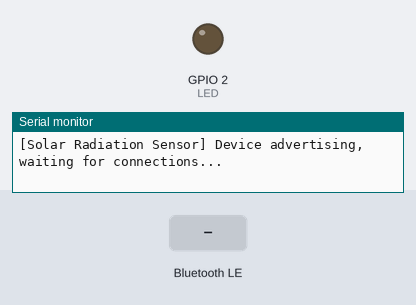
A program run on a simulated ESP32. Shown: output pins drawn as LEDs (lit = HIGH), the last lines printed to the serial monitor. The test bench sets the inputs (shaded band). Nothing arrives over Bluetooth unless stated; a phone connects over Bluetooth LE 3 s after start; pins used as bus, display or sensor lines are not drawn.

Above: at 1.2 s.
1.3 s: Bluetooth LE write "ACTUATOR" received
At 4.0 s:
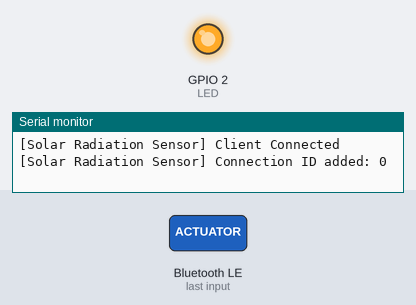
4.3 s: Bluetooth LE write "1" received
Timing chart, 0 to 7.3 s (numbered marks = the images above; inputs shaded):
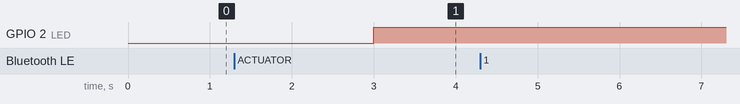

The program:

main.cpp
```cpp
/*
 * This is the main controller application that connects to the BLE devices (nodes) and recieves/sends messages to them.
 *
 * Code is part of the IoT project for the course "34346 Networking technologies and application development for Internet
 * of Things (IoT)" at the Technical University of Denmark.
 *
 * Code is based on the examples from the ArduinoBLE library, github link -> https://github.com/nkolban/ESP32_BLE_Arduino
 */
/*
  STATE MACHINE: -FIRST_CONNECTION
                 -LOW_CONSUMPTION
                 -ACTUATOR_MODE

  * FIRST_CONNECTION: State waiting for the first time the sensor conencts to device
  * LOW_CONSUMTPION: State when actuator is not needed. Send sensor value and sleeps for TIME_TO_SLEEP_LOW_CONSUMPTION .
  * ACTUATOR_MODE: State when actuator is needed. Send sensor values every interval value.
  *
  * Water Level sensor : ESP32 pin GPIO17 connected to sensor's VCC pin
  *                       ESP32 pin GPIO36 (ADC0) connected to sensor's signal pin
  * LED_BUILTIN is used to represent the state of the actuator
*/

#include <Arduino.h>
#include <BLEDevice.h>
#include <BLEUtils.h>
#include <BLEServer.h>
#include <math.h>

#define SERVICE_UUID "9E61059E-B1CF-4953-A632-39CFD6A97255"
#define CHARACTERISTIC_UUID "beb5483e-36e1-4688-b7f5-ea07361b26a8"
#define uS_TO_S_FACTOR 1000000ULL  /* Conversion factor for micro seconds to seconds */
#define TIME_TO_SLEEP_LOW_CONSUMPTION  60        /* Time ESP32 will go to sleep (in seconds) (5 minutes)*/
#define TIME_TO_SLEEP_ACTUATOR_MODE 30 /* Time ESP32 will go to sleep (in seconds)*/
#define CHARACTERISTIC_UUID_ACK "beb5483e-36e1-4688-b7f5-ea07361b26a9"
#define LED 2
#define POWER_PIN  17 // ESP32 pin GPIO17 connected to sensor's VCC pin
#define SIGNAL_PIN 36 // ESP32 pin GPIO36 (ADC0) connected to sensor's signal pin


BLEServer *pServer = nullptr; // Pointer to BLE Server
BLEService *pService = nullptr; // Pointer to BLE Service
BLECharacteristic *pCharacteristic = nullptr; // Pointer to BLE Characteristic
BLECharacteristic *pCharacteristicAck = nullptr;
std::vector<uint32_t> connectionIDs; // Vector to track client connection IDs

unsigned long previousMillis = 0; // Store last time a message was sent.
const long interval = 30000;       // Interval at which to send message (milliseconds).

RTC_DATA_ATTR int bootCount = 0;
RTC_DATA_ATTR bool stateMachineStarted = false;
// RTC_DATA_ATTR float safeReadValue=0; /*HARDCODE*/

/*State Machine*/
enum States {
  FIRST_CONNECTION,
  LOW_CONSUMPTION,
  ACTUATOR_MODE
};

States currentState;
bool transition=false; //to know when a transition happens
bool messageACK=false; //ACK message. So this way, we are sure the value is received
bool sendMessage=false; //to know when message should be sent
float readValue;
// Function to transition to a new state
void changeState(States nextState){
  currentState=nextState;
  transition=true;
}

bool send_message_to_device(String message){

  if(message==nullptr || pCharacteristic==nullptr) return false;

  pCharacteristic->setValue(message.c_str()); // Set the characteristic value to some message.
  pCharacteristic->notify();                        // Notify the characteristic value to the client.

  sendMessage=false;
  return true;
}
/*function to formatData that will be sent to the master*/
String formatData(float value) {
  return String(value);
}

void print_current_state(){
  Serial.print("[Solar Radiation Sensor] Current State: ");
  switch(currentState){
    case FIRST_CONNECTION:
      Serial.println("FIRST_CONNECTION");
      break;
    case LOW_CONSUMPTION:
      Serial.println("LOW_CONSUMPTION");
      break;
    case ACTUATOR_MODE:
      Serial.println("ACTUATOR_MODE");
      break;
  }
}
/*
 * This class is used to define the callback function for the characteristic.
 * It is used to read the value of the characteristic.
*/
class MyCharacteristicCallbacks: public BLECharacteristicCallbacks {
  void onWrite(BLECharacteristic *characteristic) {
    std::string value = characteristic->getValue();

    if (value.length() > 0) {
      Serial.print("[Solar Radiation Sensor] Received Value: ");
      for (int i = 0; i < value.length(); i++)
        Serial.print(value[i]);
      Serial.println();
    }

    /*if value is "LOW" the state changes for LOW_CONSUMPTION*/
    if (value == "LOW" && currentState!=LOW_CONSUMPTION) {     // confirm this way to compare works
      // Change the state to LOW_CONSUMPTION
      changeState(LOW_CONSUMPTION);
      print_current_state();
    }
    else if (value == "ACTUATOR" && currentState!=ACTUATOR_MODE) {
      changeState(ACTUATOR_MODE);
      print_current_state();
      sendMessage=false;
    }
    else{
      Serial.println("[Solar Radiation Sensor] Keep the same State");
      print_current_state();
    }
    if(stateMachineStarted) messageACK=true;
    else{
      stateMachineStarted=true; //MainController sends signal to start the State Machine
      sendMessage=true;
    }
  }
};

class ServerCallbacks : public BLEServerCallbacks {
    void onConnect(BLEServer* pServer, esp_ble_gatts_cb_param_t *param) {
        Serial.println("[Solar Radiation Sensor] Client Connected");
        uint32_t connId = param->connect.conn_id; // Get the connection ID
        connectionIDs.push_back(connId); // Add connection ID to the list
        Serial.print("[Solar Radiation Sensor] Connection ID added: ");
        Serial.println(connId);
        // Add client to connections list
    }

    void onDisconnect(BLEServer* pServer) {
        Serial.println("[Solar Radiation Sensor] Client Disconnected");
        connectionIDs.clear();
        Serial.println("[Solar Radiation Sensor] All connection IDs cleared (simple example)");
        Serial.println("[Solar Radiation Sensor] Trying to reconnect...");
        BLEDevice::startAdvertising();
        // Remove client from connections list
    }
};

void setup() {


    Serial.begin(115200);
    pinMode(POWER_PIN, OUTPUT);   // configure pin as an OUTPUT
    digitalWrite(POWER_PIN, LOW); // turn the sensor OFF

    BLEDevice::init("SensorSolarRadiation");                // Initialize the BLE device.
    pServer = BLEDevice::createServer();              // Create the BLE Server.
    pServer->setCallbacks(new ServerCallbacks());     // Set server callbacks
    pService = pServer->createService(SERVICE_UUID);  // Create the BLE Service.
    pCharacteristic = pService->createCharacteristic( // Create a BLE Characteristic, which will be used to read, write and notify.
                        CHARACTERISTIC_UUID,
                        BLECharacteristic::PROPERTY_READ |
                        BLECharacteristic::PROPERTY_WRITE |
                        BLECharacteristic::PROPERTY_NOTIFY
                      );
    pCharacteristicAck = pService->createCharacteristic( // Create a BLE Characteristic, which will be used to read, write and notify.
                        CHARACTERISTIC_UUID_ACK,
                        BLECharacteristic::PROPERTY_READ |
                        BLECharacteristic::PROPERTY_WRITE
                      );
    pCharacteristicAck->setCallbacks(new MyCharacteristicCallbacks()); // Set the callback function for the characteristic.
    pService->start();                                              // Start the service.

    BLEAdvertising *pAdvertising = BLEDevice::getAdvertising();     // Get the advertising object, to make the device will
    pAdvertising->addServiceUUID(SERVICE_UUID);                     // Add the service UUID to the advertising object.
    pAdvertising->setScanResponse(true);                            // Set the scan response to true, so the device will be visible to other devices.
    pAdvertising->setMinPreferred(0x12);                            // Set the minimum preferred interval value to 0x12 (shorter interval means faster connection, means more power consumption).
    BLEDevice::startAdvertising();                                  // Start advertising (now the device is visible to other devices).

    Serial.println("[Solar Radiation Sensor] Device advertising, waiting for connections...");
    pinMode(LED, OUTPUT);

    /*If it's not the starting and setup is run, it means it comes from a deep sleep mode*/
    if(bootCount==0) currentState=FIRST_CONNECTION;
    else if(bootCount==1){
      currentState=LOW_CONSUMPTION;
      sendMessage=true;
      delay(10000);
    }
    else if(bootCount=2) currentState=ACTUATOR_MODE;

}

void loop() {
  unsigned long currentMillis = millis(); // Get the current time in milliseconds.

  if (currentMillis - previousMillis >= interval) {
    previousMillis = currentMillis;
    print_current_state();
    Serial.print("The water sensor value: ");
    Serial.println(readValue);
    if(currentState==ACTUATOR_MODE){
      sendMessage=true;
    }
  }

  /*
  if (connectionIDs.size() > 0 && currentState==FIRST_CONNECTION) {
    changeState(LOW_CONSUMPTION);
    sendMessage=true;
  } */

  /*Check if device is connected, if it's not Advertise. If it's perform State Machine actions*/
  if (connectionIDs.size() > 0){
    switch(currentState){
      case LOW_CONSUMPTION:
              if(transition){
              /*
              Stop actuator
              */
              digitalWrite(LED, LOW);
              transition=false;
              }
              /* ESP goes to sleep when message is acknowledged*/
              if(messageACK){
                bootCount= currentState; //to save state before sleep mode
                esp_sleep_enable_timer_wakeup(TIME_TO_SLEEP_LOW_CONSUMPTION * uS_TO_S_FACTOR);
                Serial.println("[Solar Radiation Sensor] Setup ESP32 to deep sleep for " + String(TIME_TO_SLEEP_LOW_CONSUMPTION) +" Seconds");
                Serial.println("[Solar Radiation Sensor] Entering Deep Sleep Mode...");
                Serial.flush();
                esp_deep_sleep_start();
              }
              break;
      case ACTUATOR_MODE:
              bootCount= currentState; //to keep the current state saved in RTC
              /*
              esp_sleep_enable_timer_wakeup(TIME_TO_SLEEP_ACTUATOR_MODE * uS_TO_S_FACTOR);
              Serial.println("[Solar Radiation Sensor] Setup ESP32 to deep sleep for " + String(TIME_TO_SLEEP_ACTUATOR_MODE) +" Seconds");
              Serial.println("[Solar Radiation Sensor] Entering Deep Sleep Mode...");
              Serial.flush();
              esp_deep_sleep_start();
              */
              if(transition){
                /*
                Start actuator
                */
                digitalWrite(LED, HIGH);
                transition=false;
              }
              if(messageACK) messageACK=false;


              break;
      case FIRST_CONNECTION:
              break;
      default:
              Serial.println("[Solar Radiation Sensor] State not valid");
      }
  }

  if(sendMessage){
    /*Hardcoded changes at the values to make sure State Machine is working correctly*/
    // safeReadValue=safeReadValue+1; /*HARDCODE*/
    // readValue=fmod(safeReadValue,4); /*HARDCODE*/
    digitalWrite(POWER_PIN, HIGH);  // turn the sensor ON
    delay(10);                      // wait 10 milliseconds
    readValue = analogRead(SIGNAL_PIN); // read the analog value from sensor
    digitalWrite(POWER_PIN, LOW);   // turn the sensor OFF

    String message_to_sent=formatData(readValue);
    if(send_message_to_device(message_to_sent)){
      Serial.println("[Solar Radiation Sensor] Message sent to Main Controller "+ String(readValue));
    }
    else  Serial.println("[Solar Radiation Sensor] Message not sent to Main Controller ");
  }
  // Do other stuff here.


}
```

Measured:
- after the input at 1.3 s, GPIO 2 (LED): LOW → HIGH after 1.7 s
